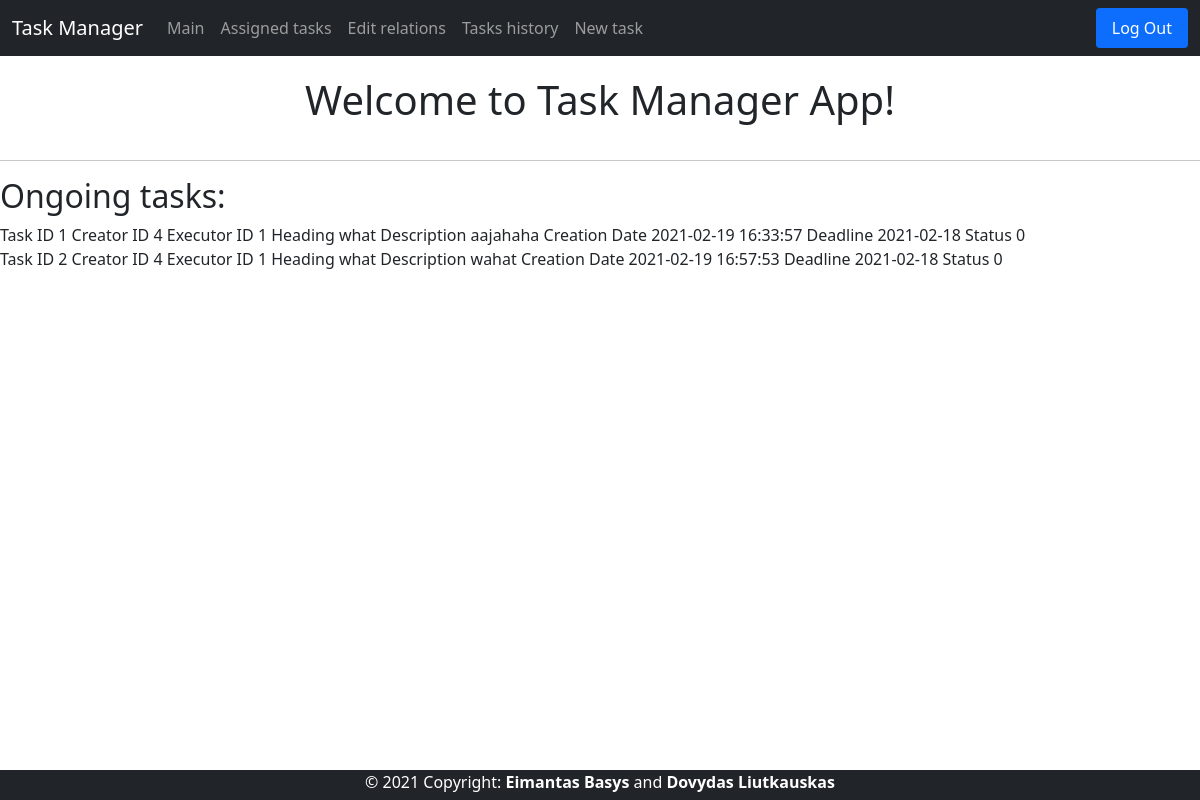
The page / (signed in) on the database its author committed.
### tables this page shows
CREATE TABLE tasks(id INTEGER PRIMARY KEY, creator_id INTEGER, executor_id INTEGER, heading TEXT, description TEXT, creation_date TIMESTAMP DEFAULT CURRENT_TIMESTAMP,
deadline_date TIMESTAMP, status INTEGER);

### application.py (the view)
@app.route("/")
def index():
    if session.get("user_id") is None:
        return redirect("/login")
    else:
        connection = sqlite3.connect('data.db')
        db = connection.cursor()
        db.execute("SELECT * FROM tasks WHERE executor_id = ? OR creator_id = ?",
                   (session["user_id"], session["user_id"],))
        rows = db.fetchall()
        return render_template("index.html", rows=rows)

### templates/index.html (shortened to what this page needs)
{% extends "layout.html" %}
{% block main %}
    <h1 class="pageTitle">Welcome to Task Manager App!</h1>
    <hr>
    <h2>Ongoing tasks:</h2>
    {% for row in rows %}
    <div class="container-2">
        <tr class="table-1">
            <td class="borderTitle">Task ID</td>
            <td class="borderValue">{{ row[0] }}</td>
        </tr>
        <tr class="table-1">
            <td class="borderTitle">Creator ID</td>
            <td class="borderValue">{{ row[1] }}</td>
        </tr>
        <tr>
            <td class="borderTitle">Executor ID</td>
            <td class="borderValue">{{ row[2] }}</td>
        </tr>
        <tr>
            <td class="borderTitle">Heading</td>
            <td class="borderValue">{{ row[3] }}</td>
        </tr>
        <tr>
            <td class="borderTitle">Description</td>
            <td class="borderValue">{{ row[4] }}</td>
        </tr>
        <tr>
            <td class="borderTitle">Creation Date</td>
            <td class="borderValue">{{ row[5] }}</td>
        </tr>
        <tr>
            <td class="borderTitle">Deadline</td>
            <td class="borderValue">{{ row[6] }}</td>
        </tr>
        <tr>
            <td class="borderTitle">Status</td>
            <td class="borderValue">{{ row[7] }}</td>
        </tr>
    </div>
    {% endfor %}
{% endblock %}

### templates/layout.html (shortened to what this page needs)
<!doctype html>
<html lang="en">
<head>
  <link href="https://cdn.jsdelivr.net/npm/bootstrap@5.0.0-beta2/dist/css/bootstrap.min.css" rel="stylesheet"
>
  <link href="/static/styles.css" rel="stylesheet">
</head>
<body>
  <nav class="navbar navbar-expand-lg navbar-dark bg-dark">
    <div class="container-fluid">
      <a class="navbar-brand">Task Manager</a>
      <div class="collapse navbar-collapse justify-content-start" id="navbarNav">
        {% if session.user_id %}
        <ul class="navbar-nav">
          <li class="nav-item">
            <a class="nav-link" href='{{ url_for("index") }}'>Main</a>
          </li>
          <li class="nav-item">
            <a class="nav-link" href='{{ url_for("tasks") }}'>Assigned tasks</a>
          </li>
          <li class="nav-item">
            <a class="nav-link" href='{{ url_for("relations") }}'>Edit relations</a>
          </li>
          <li class="nav-item">
            <a class="nav-link" href='#'>Tasks history</a>
          </li>
          <li class="nav-item">
            <a class="nav-link" href='{{ url_for("new_task") }}'>New task</a>
          </li>
        </ul>
      </div>
      <div class="collapse navbar-collapse justify-content-end" id="navbarNav">
        <ul class="nav nav-pills">
          <li class="nav-item">
            <a class="nav-link active" href="/logout">Log Out</a>
          </li>
        </ul>
      </div>
      {% endif %}
    </div>
  </nav>
  <main>
    {% block main %}{% endblock %}
  </main>
  <div class="fixed-bottom">
    <footer>
      <a>© 2021 Copyright: <b>Eimantas Basys</b> and <b>Dovydas Liutkauskas</b></a>
    </footer>
  </div>
</body>
</html>

### static/styles.css (style rules this page uses)
footer { width: 100%; background-color: rgb(33,37,41); height: 30px; color: white; text-align: center; }
.pageTitle { padding: 20px; text-align: center; }
.container-2 { display: inline-table; flex-direction: column; }

### rows shown on the page
tasks: id "1", creator "4", executor "1", heading "what", description "aajahaha", creation_date "2021-02-19 16:33:57", deadline_date "2021-02-18", status "0"
tasks: id "2", creator "4", executor "1", heading "what", description "wahat", creation_date "2021-02-19 16:57:53", deadline_date "2021-02-18", status "0"
